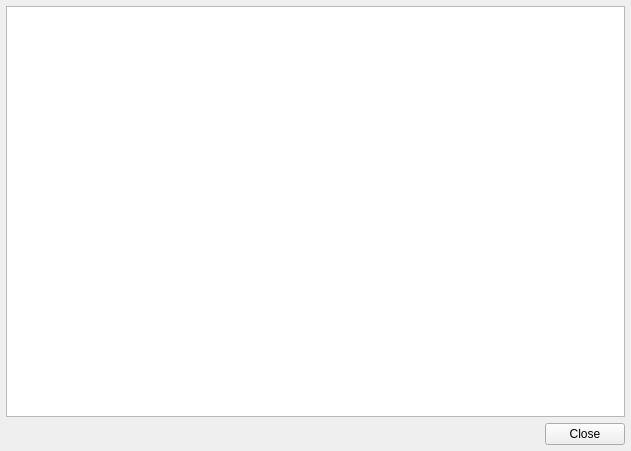
<?xml version="1.0" encoding="UTF-8"?>
<ui version="4.0">
 <class>HelpBase</class>
 <widget class="QWidget" name="HelpBase">
  <property name="geometry">
   <rect>
    <x>0</x>
    <y>0</y>
    <width>631</width>
    <height>451</height>
   </rect>
  </property>
  <property name="windowTitle">
   <string>Help</string>
  </property>
  <property name="windowIcon">
   <iconset resource="icons.qrc">
    <normaloff>:/icons/resources/help.png</normaloff>:/icons/resources/help.png</iconset>
  </property>
  <layout class="QVBoxLayout" name="verticalLayout">
   <property name="spacing">
    <number>6</number>
   </property>
   <property name="leftMargin">
    <number>6</number>
   </property>
   <property name="topMargin">
    <number>6</number>
   </property>
   <property name="rightMargin">
    <number>6</number>
   </property>
   <property name="bottomMargin">
    <number>6</number>
   </property>
   <item>
    <widget class="QSplitter" name="splitter">
     <property name="orientation">
      <enum>Qt::Vertical</enum>
     </property>
     <widget class="QTextEdit" name="textEditHelp">
      <property name="undoRedoEnabled">
       <bool>false</bool>
      </property>
      <property name="readOnly">
       <bool>true</bool>
      </property>
     </widget>
    </widget>
   </item>
   <item>
    <widget class="QDialogButtonBox" name="buttonBox">
     <property name="standardButtons">
      <set>QDialogButtonBox::Close</set>
     </property>
    </widget>
   </item>
  </layout>
 </widget>
 <layoutdefault spacing="6" margin="11"/>
 <resources>
  <include location="icons.qrc"/>
 </resources>
 <connections>
  <connection>
   <sender>buttonBox</sender>
   <signal>rejected()</signal>
   <receiver>HelpBase</receiver>
   <slot>close()</slot>
   <hints>
    <hint type="sourcelabel">
     <x>315</x>
     <y>393</y>
    </hint>
    <hint type="destinationlabel">
     <x>315</x>
     <y>225</y>
    </hint>
   </hints>
  </connection>
 </connections>
</ui>
